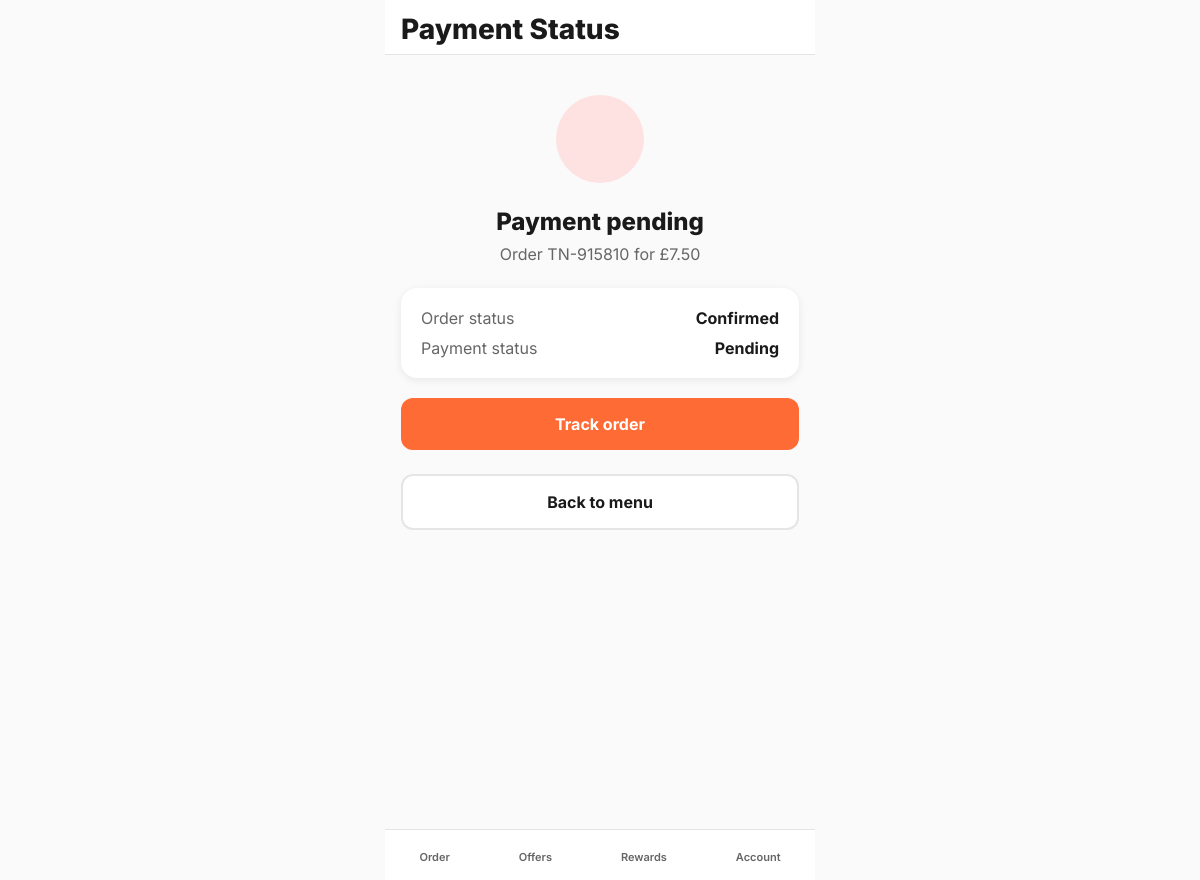
Screenshot of /payments/return/TN-915810/ with the database file from the repository.
### apps/orders/models.py (models this page shows, shortened)
class Order(models.Model):
    class ServiceType(models.TextChoices):
        PICKUP = "pickup", "Pickup"
        DELIVERY = "delivery", "Delivery"
    class OrderStatus(models.TextChoices):
        PENDING = "pending", "Pending Payment"
        CONFIRMED = "confirmed", "Confirmed"
        PREPARING = "preparing", "Preparing"
        READY = "ready", "Ready for Collection"
        OUT_FOR_DELIVERY = "out_for_delivery", "Out for Delivery"
        COMPLETED = "completed", "Completed"
        CANCELLED = "cancelled", "Cancelled"
    class PaymentStatus(models.TextChoices):
        PENDING = "pending", "Pending"
        PAID = "paid", "Paid"
        FAILED = "failed", "Failed"
        REFUNDED = "refunded", "Refunded"
    order_number = models.CharField(max_length=20, unique=True, db_index=True)
    customer_name = models.CharField(max_length=150)
    customer_phone = models.CharField(max_length=30)
    customer_email = models.EmailField(blank=True)
    user = models.ForeignKey(
        "accounts.User",
        on_delete=models.SET_NULL,
        null=True,
        blank=True,
        related_name="orders"
    )
    service_type = models.CharField(
        max_length=20,
        choices=ServiceType.choices,
        default=ServiceType.PICKUP,
        db_index=True,
    )
    delivery_address_line1 = models.CharField(max_length=255, blank=True)
    delivery_address_line2 = models.CharField(max_length=255, blank=True)
    delivery_city = models.CharField(max_length=100, blank=True)
    delivery_postcode = models.CharField(max_length=20, blank=True)
    status = models.CharField(
        max_length=20,
        choices=OrderStatus.choices,
        default=OrderStatus.PENDING
    )
    payment_status = models.CharField(
        max_length=20,
        choices=PaymentStatus.choices,
        default=PaymentStatus.PENDING
    )
    subtotal = models.DecimalField(
        max_digits=8,
        decimal_places=2,
        default=Decimal("0.00")
    )
    discount_amount = models.DecimalField(
        max_digits=8,
        decimal_places=2,
        default=Decimal("0.00")
    )
    total_amount = models.DecimalField(
        max_digits=8,
        decimal_places=2,
        default=Decimal("0.00")
    )
    applied_offer = models.ForeignKey(
        "offers.Offer",
        on_delete=models.SET_NULL,
        null=True,
        blank=True,
        related_name="orders"
    )
    voucher_code = models.CharField(max_length=20, blank=True)
    requested_pickup_time = models.DateTimeField(null=True, blank=True, help_text="Customer's requested pickup time")
    estimated_ready_time = models.DateTimeField(null=True, blank=True, help_text="Kitchen's estimated ready time")
    actual_ready_time = models.DateTimeField(null=True, blank=True, help_text="When order was actually marked ready")
    accepted_at = models.DateTimeField(null=True, blank=True)
    preparing_started_at = models.DateTimeField(null=True, blank=True)
    ready_at = models.DateTimeField(null=True, blank=True)
    dispatched_at = models.DateTimeField(null=True, blank=True)
    collected_at = models.DateTimeField(null=True, blank=True)
    delivered_at = models.DateTimeField(null=True, blank=True)
    completed_at = models.DateTimeField(null=True, blank=True)
    cancelled_at = models.DateTimeField(null=True, blank=True)
    accepted_by = models.ForeignKey(
        "accounts.User",
        on_delete=models.SET_NULL,
        null=True,
        blank=True,
        related_name="accepted_orders",
    )
    completed_by = models.ForeignKey(
        "accounts.User",
        on_delete=models.SET_NULL,
        null=True,
        blank=True,
        related_name="completed_orders",
    )
    cancelled_by = models.ForeignKey(
        "accounts.User",
        on_delete=models.SET_NULL,
        null=True,
        blank=True,
        related_name="cancelled_orders",
    )
    special_instructions = models.TextField(blank=True)
    staff_notes = models.TextField(blank=True, help_text="Internal kitchen notes")
    handover_notes = models.TextField(blank=True, help_text="Collection/delivery handover notes")
    cancel_reason = models.CharField(max_length=255, blank=True)
    mollie_payment_id = models.CharField(max_length=100, blank=True, db_index=True)
    paid_at = models.DateTimeField(null=True, blank=True)
    created_at = models.DateTimeField(auto_now_add=True)
    updated_at = models.DateTimeField(auto_now=True)
    class Meta:
        verbose_name = "Order"
        verbose_name_plural = "Orders"
        ordering = ["-created_at"]
        indexes = [
            models.Index(fields=["status", "created_at"]),
            models.Index(fields=["payment_status", "created_at"]),
        ]
    @property
    def service_status_display(self):
        if self.status == self.OrderStatus.READY:
            return self.ready_status_label
        if self.status == self.OrderStatus.OUT_FOR_DELIVERY:
            return self.dispatch_status_label
        return self.get_status_display()

### apps/payments/views.py (the view)
# urls.py: path("return/<str:order_number>/", views.payment_return, name="return"),
def payment_return(request, order_number):
    order = get_object_or_404(Order, order_number=order_number)
    _sync_order_payment(order, request=request)
    order.refresh_from_db()
    if order.payment_status == Order.PaymentStatus.PAID:
        return redirect("orders:confirmation", order_number=order_number)
    return render(
        request,
        "payments/payment_status.html",
        {
            "order": order,
            "status": order.payment_status,
        },
    )

### apps/cart/services.py (called while the page is built, shortened)
    def get_items(self):
        items = []
        return items

    def get_total(self):
        total = Decimal('0.00')
        for item in self.get_items():
            total += item['line_total']
        return total

    def get_count(self):
        count = 0
        return count

### apps/config/context_processors.py (called while the page is built)
def site_settings(request):
    return {
        "site_settings": SiteSettings.get(),
    }

### apps/core/context_processors.py (called while the page is built)
def cart_context(request):
    cart = CartService(request)
    return {
        "cart_items": cart.get_items(),
        "cart_total": float(cart.get_total()),
        "cart_count": cart.get_count(),
        "is_desktop": getattr(request, "is_desktop", True),
    }

### apps/core/models.py (called while the page is built)
    @classmethod
    def get(cls):
        settings, _ = cls.objects.get_or_create(pk=1)
        return settings

### apps/payments/views.py (called while the page is built, shortened)
def _sync_order_payment(order, request=None):
    payment = getattr(order, "payment", None)
    if not payment or payment.is_demo:
        return payment

### templates/payments/payment_status.html (shortened to what this page needs)
{% extends "base.html" %}
{% block page_title %}Payment Status{% endblock %}
{% block content %}
<div class="page-content" style="text-align: center; padding-top: 40px;">
    <div style="width: 88px; height: 88px; margin: 0 auto 24px; border-radius: 50%; background: {% if status == 'paid' %}var(--success-bg){% else %}var(--error-bg){% endif %}; display: flex; align-items: center; justify-content: center;">
    </div>
    <h1 style="font-size: 24px; font-weight: 800; margin-bottom: 8px;">
        {% if status == 'paid' %}Payment received{% elif status == 'pending' %}Payment pending{% else %}Payment not completed{% endif %}
    </h1>
    <p style="color: var(--text-secondary); margin-bottom: 24px;">
        Order {{ order.order_number }} for £{{ order.total_amount|floatformat:2 }}
    </p>
    <div style="background: var(--surface); border-radius: 16px; padding: 20px; box-shadow: var(--shadow); margin-bottom: 20px; text-align: left;">
        <div style="display: flex; justify-content: space-between; margin-bottom: 10px;">
            <span style="color: var(--text-secondary);">Order status</span>
            <strong>{{ order.service_status_display }}</strong>
        </div>
        <div style="display: flex; justify-content: space-between;">
            <span style="color: var(--text-secondary);">Payment status</span>
            <strong style="text-transform: capitalize;">{{ status }}</strong>
        </div>
    </div>
    <div style="display: grid; gap: 12px;">
        {% if status == 'paid' %}
        <a href="{% url 'orders:confirmation' order.order_number %}" class="btn btn-brand">View confirmation</a>
        {% else %}
        <a href="{% url 'orders:tracking' order.order_number %}" class="btn btn-brand">Track order</a>
        <a href="{% url 'menu:menu' %}" class="btn btn-secondary">Back to menu</a>
        {% endif %}
    </div>
</div>
{% endblock %}

### templates/base.html (style rules this page uses)
:root { --brand: #FF6B35; --brand-dark: #E55A2B; --brand-light: #FFF0EB; --bg: #FAFAFA; --surface: #FFFFFF; --text: #1A1A1A; --text-secondary: #666666; --text-muted: #999999; --border: #E5E5E5; --success: #22C55E; --success-bg: #DCFCE7; --warning: #F59E0B; --error: #EF4444; --error-bg: #FEE2E2; --shadow: 0 2px 8px rgba(0,0,0,0.08); --shadow-lg: 0 4px 16px rgba(0,0,0,0.12); --safe-bottom: env(safe-area-inset-bottom); }
* { margin: 0; padding: 0; box-sizing: border-box; -webkit-tap-highlight-color: transparent; font-family: 'Inter', -apple-system, BlinkMacSystemFont, 'Segoe UI', Roboto, sans-serif; }
html { scrollbar-width: none; }
body { background: var(--bg); color: var(--text); overflow-x: hidden; min-height: 100vh; padding-bottom: calc(80px + var(--safe-bottom)); }
.btn { width: 100%; padding: 16px; border: none; border-radius: 12px; font-weight: 700; font-size: 16px; cursor: pointer; text-decoration: none; display: inline-block; text-align: center; }
.btn-secondary { background: var(--surface); color: var(--text); border: 2px solid var(--border); margin-top: 12px; }
.btn-brand { background: var(--brand); color: white; }
.page-content { padding: 16px; }

### rows the page displays
Order: order_number "TN-915810", total_amount "7.50", service_status_display "Confirmed", payment_status "Pending"
